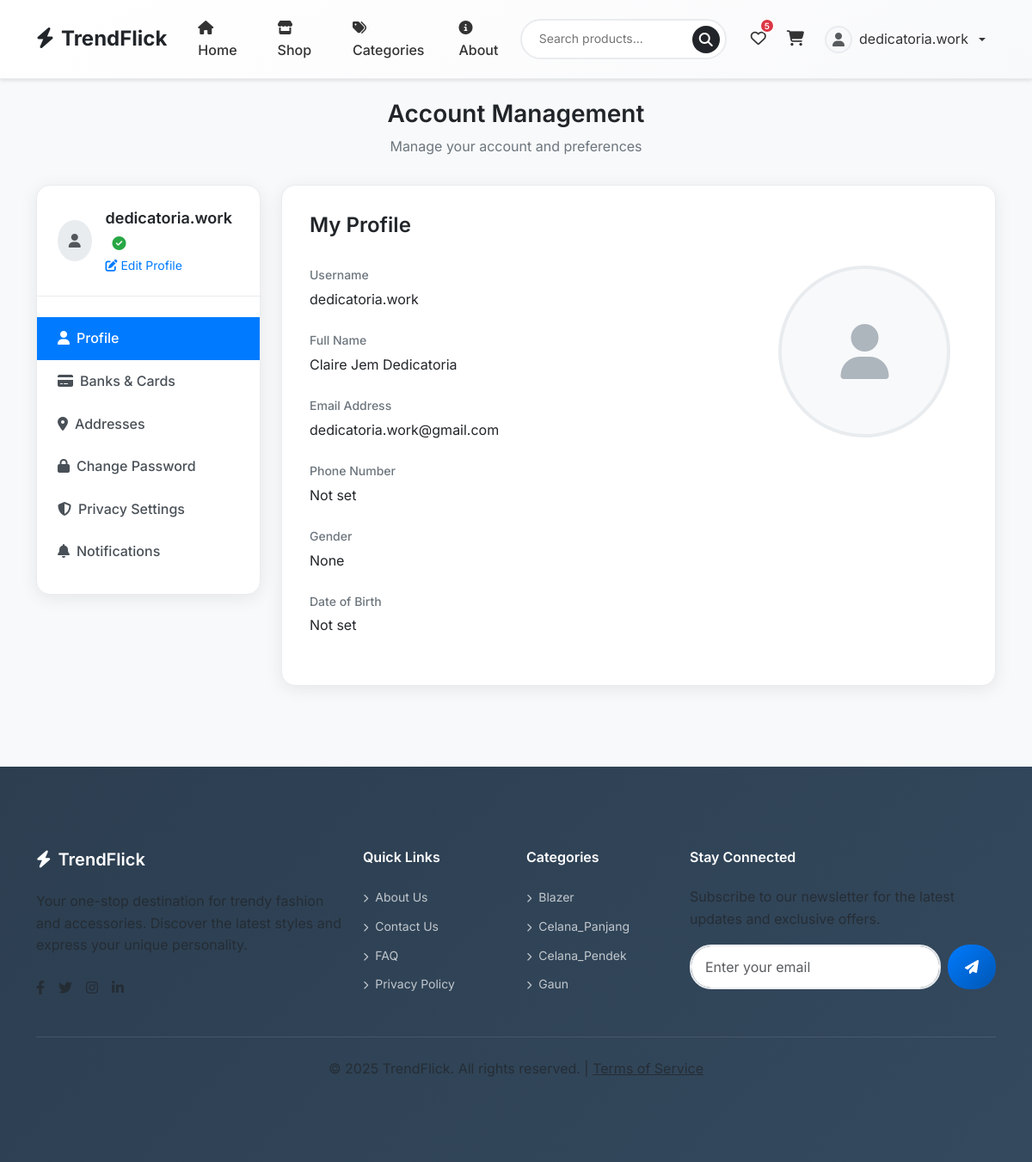
The app's page /users/manage-account/ (signed in) with its own data.
### users/models.py (models this page shows, shortened)
class Profile(models.Model):
    user = models.OneToOneField(User, on_delete=models.CASCADE, related_name='profile')
    phone = models.CharField(max_length=20, blank=True, null=True)
    gender = models.CharField(max_length=10, choices=[('male', 'Male'), ('female', 'Female'), ('other', 'Other')], blank=True, null=True)
    date_of_birth = models.DateField(blank=True, null=True)
    avatar = models.ImageField(upload_to='profile_avatars/', blank=True, null=True)
    created_at = models.DateTimeField(auto_now_add=True)
    updated_at = models.DateTimeField(auto_now=True)

### products/models.py (models this page shows, shortened)
class Category(models.Model):
    name = models.CharField(max_length=100, unique=True)
    slug = models.SlugField(unique=True)
    image = models.ImageField(upload_to='categories/', null=True, blank=True)
    class Meta:
        verbose_name_plural = "categories"

### users/views.py (the view, shortened to what this page needs)
# urls.py: path('manage-account/', views.manage_account, name='manage_account'),
@login_required(login_url='users:login')
def manage_account(request):
    user = request.user
    profile = user.profile
    categories = Category.objects.all()[:4]
    dob_error = None
    context = {
        'dob_error': dob_error,
        'request': request,
        'categories': categories,
    }
    return render(request, 'users/manage_account.html', context)

### templates/users/manage_account.html (shortened to what this page needs)
{% extends 'base.html' %}
{% block content %}
<div class="account-container">
    <div class="container">
        <div class="page-header">
            <h1 class="page-title">Account Management</h1>
            <p class="page-subtitle">Manage your account and preferences</p>
        </div>
        <div class="row">
            <div class="col-lg-3 mb-4">
                <div class="profile-sidebar">
                    <div class="profile-header">
                        <div class="d-flex align-items-center">
                            <div class="profile-avatar-sm">
                                {% if user.profile.avatar %}
                                    <img src="{{ user.profile.avatar.url }}" alt="Avatar">
                                {% else %}
                                    <i class="fas fa-user text-muted"></i>
                                {% endif %}
                            </div>
                            <div class="ms-3 flex-grow-1">
                                <div class="profile-username">
                                    {{ user.username }}
                                    <span class="verified-badge">
                                        <i class="fas fa-check-circle"></i>
                                    </span>
                                </div>
                                <div class="profile-edit-link" onclick="toggleEditMode()">
                                    <i class="fas fa-edit"></i> Edit Profile
                                </div>
                            </div>
                        </div>
                    </div>
                    <nav class="nav flex-column">
                        <a class="nav-link active" href="{% url 'users:manage_account' %}">
                            <i class="fas fa-user me-2"></i>Profile
                        </a>
                        <a class="nav-link" href="#">
                            <i class="fas fa-credit-card me-2"></i>Banks & Cards
                        </a>
                        <a class="nav-link" href="{% url 'users:addresses' %}">
                            <i class="fas fa-map-marker-alt me-2"></i>Addresses
                        </a>
                        <a class="nav-link" href="{% url 'users:change_password' %}">
                            <i class="fas fa-lock me-2"></i>Change Password
                        </a>
                        <a class="nav-link" href="#">
                            <i class="fas fa-shield-alt me-2"></i>Privacy Settings
                        </a>
                        <a class="nav-link" href="#">
                            <i class="fas fa-bell me-2"></i>Notifications
                        </a>
                    </nav>
                </div>
            </div>
            <div class="col-lg-9">
                <div class="profile-section">
                    <h4 class="section-title">My Profile</h4>
                    <div id="viewMode" class="row">
                        <div class="col-md-8">
                            <div class="info-item">
                                <div class="info-label">Username</div>
                                <div class="info-value">{{ user.username }}</div>
                            </div>
                            <div class="info-item">
                                <div class="info-label">Full Name</div>
                                <div class="info-value">{{ user.get_full_name|default:"Not set" }}</div>
                            </div>
                            <div class="info-item">
                                <div class="info-label">Email Address</div>
                                <div class="info-value">{{ user.email }}</div>
                            </div>
                            <div class="info-item">
                                <div class="info-label">Phone Number</div>
                                <div class="info-value">{{ user.profile.phone|default:"Not set" }}</div>
                            </div>
                            <div class="info-item">
                                <div class="info-label">Gender</div>
                                <div class="info-value">{{ user.profile.gender|title|default:"Not set" }}</div>
                            </div>
                            <div class="info-item">
                                <div class="info-label">Date of Birth</div>
                                <div class="info-value">{{ user.profile.date_of_birth|date:"F d, Y"|default:"Not set" }}</div>
                            </div>
                        </div>
                        <div class="col-md-4 text-center">
                            <div class="profile-avatar-lg">
                                {% if user.profile.avatar %}
                                    <img src="{{ user.profile.avatar.url }}" alt="Profile Avatar">
                                {% else %}
                                    <i class="fas fa-user"></i>
                                {% endif %}
                            </div>
                        </div>
                    </div>
                </div>
            </div>
        </div>
    </div>
</div>
{% endblock %}

### templates/base.html (shortened to what this page needs)
{% load static %}
<!DOCTYPE html>
<html lang="en">
<head>
    <link href="https://cdn.jsdelivr.net/npm/bootstrap@5.3.0/dist/css/bootstrap.min.css" rel="stylesheet">
    <link href="https://cdnjs.cloudflare.com/ajax/libs/font-awesome/6.4.0/css/all.min.css" rel="stylesheet">
    <link href="{% static 'css/styles.css' %}" rel="stylesheet">
</head>
<body>
    <nav class="navbar navbar-expand-lg navbar-custom">
        <div class="container">
            <a class="navbar-brand" href="{% url 'core:home' %}">
                <i class="fas fa-bolt me-2"></i>TrendFlick
            </a>
            <div class="collapse navbar-collapse" id="navbarNav">
                <ul class="navbar-nav me-auto">
                    <li class="nav-item">
                        <a class="nav-link" href="{% url 'core:home' %}">
                            <i class="fas fa-home me-1"></i>Home
                        </a>
                    </li>
                    <li class="nav-item">
                        <a class="nav-link" href="{% url 'products:all_product' 'all' %}">
                            <i class="fas fa-store me-1"></i>Shop
                        </a>
                    </li>
                    <li class="nav-item">
                        <a class="nav-link" href="{% url 'products:all_product' 'all' %}">
                            <i class="fas fa-tags me-1"></i>Categories
                        </a>
                    </li>
                    <li class="nav-item">
                        <a class="nav-link" href="{% url 'core:about' %}">
                            <i class="fas fa-info-circle me-1"></i>About
                        </a>
                    </li>
                </ul>
                <form class="search-form me-3" role="search" action="{% url 'products:search' %}" method="GET">
                    <input class="search-input" type="search" name="q" placeholder="Search products..." aria-label="Search">
                    <button class="search-btn" type="submit" aria-label="Search">
                        <i class="fas fa-search"></i>
                    </button>
                </form>
                <div class="d-flex align-items-center">
                    {% if user.is_authenticated %}
                        <a href="{% url 'users:wishlist' %}" class="nav-icon-btn" title="Wishlist">
                            <i class="far fa-heart"></i>
                            {% if wishlist_count > 0 %}
                                <span class="badge-counter">{{ wishlist_count }}</span>
                            {% endif %}
                        </a>
                        <a href="{% url 'orders:cart' %}" class="nav-icon-btn" title="Shopping Cart">
                            <i class="fas fa-shopping-cart"></i>
                        </a>
                        <div class="dropdown">
                            <button class="user-dropdown dropdown-toggle" type="button" data-bs-toggle="dropdown" aria-expanded="false">
                                <div class="user-avatar">
                                    {% if user.profile.avatar %}
                                        <img src="{{ user.profile.avatar.url }}" alt="Avatar">
                                    {% else %}
                                        <i class="fas fa-user text-muted"></i>
                                    {% endif %}
                                </div>
                                <span>{{ user.username }}</span>
                            </button>
                        </div>
                    {% endif %}
                </div>
            </div>
        </div>
    </nav>
    <main>
        {% block content %}{% endblock %}
    </main>
    <footer class="footer">
        <div class="container py-5">
            <div class="row">
                <div class="col-lg-4 col-md-6 mb-4 mb-lg-0">
                    <h5 class="mb-4">
                        <i class="fas fa-bolt me-2"></i>TrendFlick
                    </h5>
                    <p class="text-muted mb-4">Your one-stop destination for trendy fashion and accessories. Discover the latest styles and express your unique personality.</p>
                    <div class="d-flex gap-3">
                        <a href="#" class="text-muted" title="Facebook">
                            <i class="fab fa-facebook-f"></i>
                        </a>
                        <a href="#" class="text-muted" title="Twitter">
                            <i class="fab fa-twitter"></i>
                        </a>
                        <a href="#" class="text-muted" title="Instagram">
                            <i class="fab fa-instagram"></i>
                        </a>
                        <a href="#" class="text-muted" title="LinkedIn">
                            <i class="fab fa-linkedin-in"></i>
                        </a>
                    </div>
                </div>
                <div class="col-lg-2 col-md-6 mb-4 mb-lg-0">
                    <h6 class="mb-4">Quick Links</h6>
                    <ul class="footer-links">
                        <li class="mb-2">
                            <a href="{% url 'core:about' %}">
                                <i class="fas fa-chevron-right me-2" style="font-size: 10px;"></i>About Us
                            </a>
                        </li>
                        <li class="mb-2">
                            <a href="{% url 'core:about' %}">
                                <i class="fas fa-chevron-right me-2" style="font-size: 10px;"></i>Contact Us
                            </a>
                        </li>
                        <li class="mb-2">
                            <a href="#">
                                <i class="fas fa-chevron-right me-2" style="font-size: 10px;"></i>FAQ
                            </a>
                        </li>
                        <li class="mb-2">
                            <a href="#">
                                <i class="fas fa-chevron-right me-2" style="font-size: 10px;"></i>Privacy Policy
                            </a>
                        </li>
                    </ul>
                </div>
                <div class="col-lg-2 col-md-6 mb-4 mb-lg-0">
                    <h6 class="mb-4">Categories</h6>
                    <ul class="footer-links">
                        {% for category in categories|slice:":4" %}
                        <li class="mb-2">
                            <a href="{% url 'products:all_product' category.slug %}">
                                <i class="fas fa-chevron-right me-2" style="font-size: 10px;"></i>{{ category.name }}
                            </a>
                        </li>
                        {% endfor %}
                    </ul>
                </div>
                <div class="col-lg-4 col-md-6">
                    <h6 class="mb-4">Stay Connected</h6>
                    <p class="text-muted mb-3">Subscribe to our newsletter for the latest updates and exclusive offers.</p>
                    <form class="d-flex">
                        <input type="email" class="form-control me-2" placeholder="Enter your email" style="border-radius: 25px;">
                        <button class="btn btn-primary" type="submit" style="border-radius: 25px; padding: 8px 20px;">
                            <i class="fas fa-paper-plane"></i>
                        </button>
                    </form>
                </div>
            </div>
            <div class="footer-bottom text-center">
                <p class="text-muted mb-0">
                    &copy; {% now "Y" %} TrendFlick. All rights reserved. |
                    <a href="{% url 'core:privacy' %}" class="text-muted">Terms of Service</a>
                </p>
            </div>
        </div>
    </footer>
</body>
</html>

### records on screen
Category: name "Blazer"
Category: name "Celana_Panjang"
Category: name "Celana_Pendek"
Category: name "Gaun"

### other values on screen
{{ wishlist_count }} "5"
{{ user.username }} "dedicatoria.work"
{{ user.get_full_name|default:"Not set" }} "Claire Jem Dedicatoria"
{{ user.email }} "dedicatoria.work@gmail.com"
{{ user.profile.phone|default:"Not set" }} "Not set"
{{ user.profile.gender|title|default:"Not set" }} "None"
{{ user.profile.date_of_birth|date:"F d, Y"|default:"Not set" }} "Not set"
